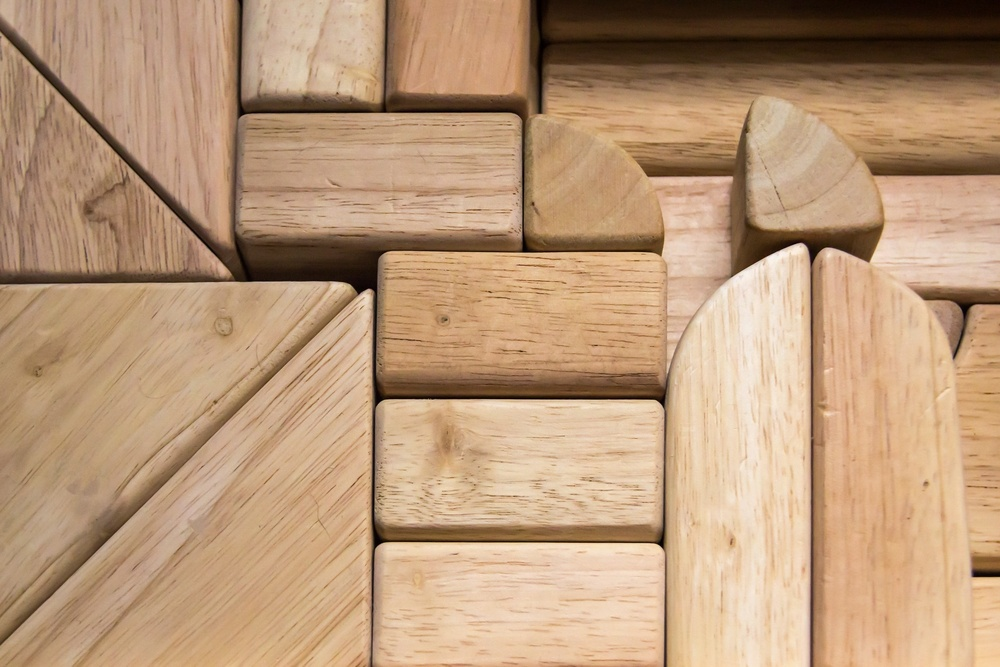
%> input picture MA2/image0part4.jpg, 1000 x 667 px, shrunk from 2560 x 1707 before the run
$ octave part4.m   (GNU Octave 9; MATLAB toolbox functions it lacks are replaced by stand-ins)
%> lines starting %> are read from the running program, lines starting %| are printed output that depends on the picture
% Read Image
A=imread('image0part4.jpg');
%> A is the input picture: size 667x1000x3 uint8; mean R, G, B 186.1, 152.5, 120.9
% Read RGB from image
Red = A(:,:,1);
Green = A(:,:,2);
Black = A(:,:,3);
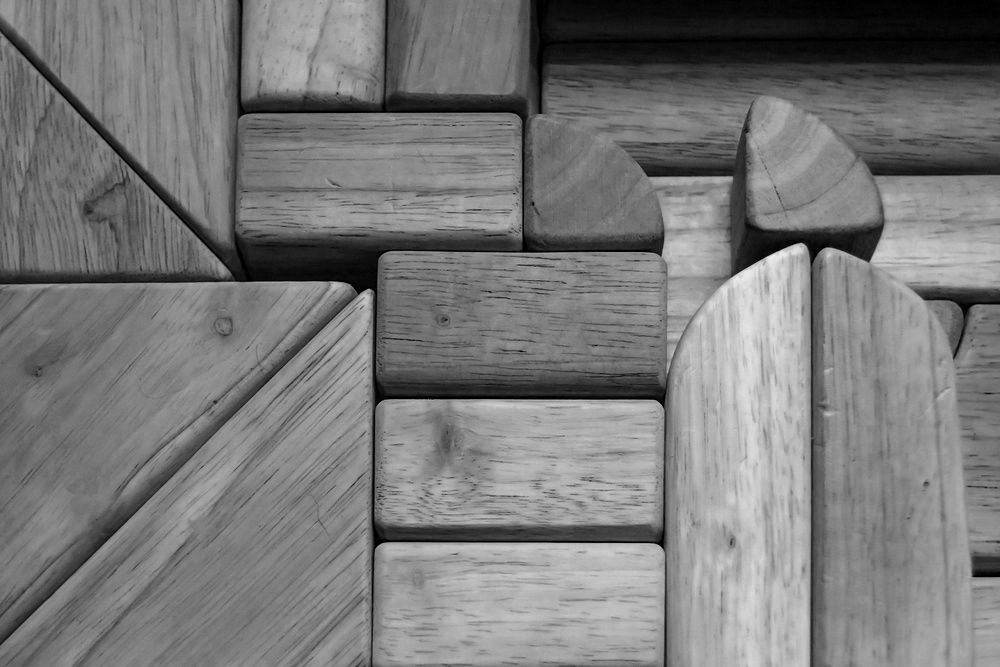
%> Black: size 667x1000 uint8; min 0, max 236, mean 120.9
A_size = size(A);
%> A_size = [667 1000 3]

x1 = [1 0 -1; 2 0 -2; 1 0 -2];
x2 = [1 2 1; 0 0 0; -1 -2 -1];

% imshow(Red);
% imshow(Black);
% imshow(Green);
G1 = conv2(Red,x1);
G2 = conv2(Red,x2);
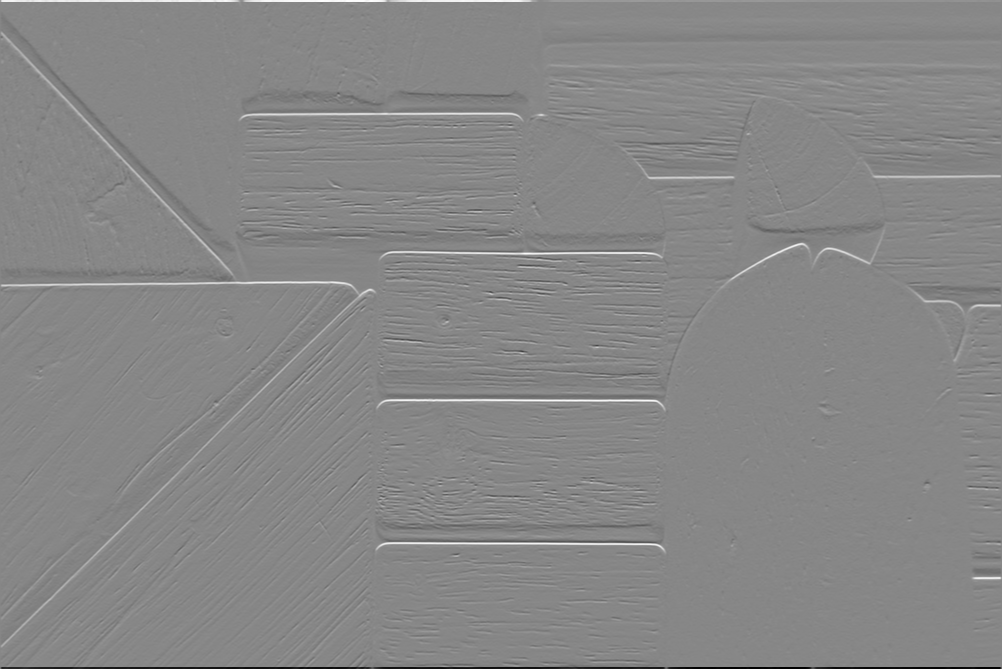
%> G2: size 669x1002 double; min -996, max 885, mean 0; drawn with min black and max white
GRed = sqrt((G1.^2)+(G2.^2));
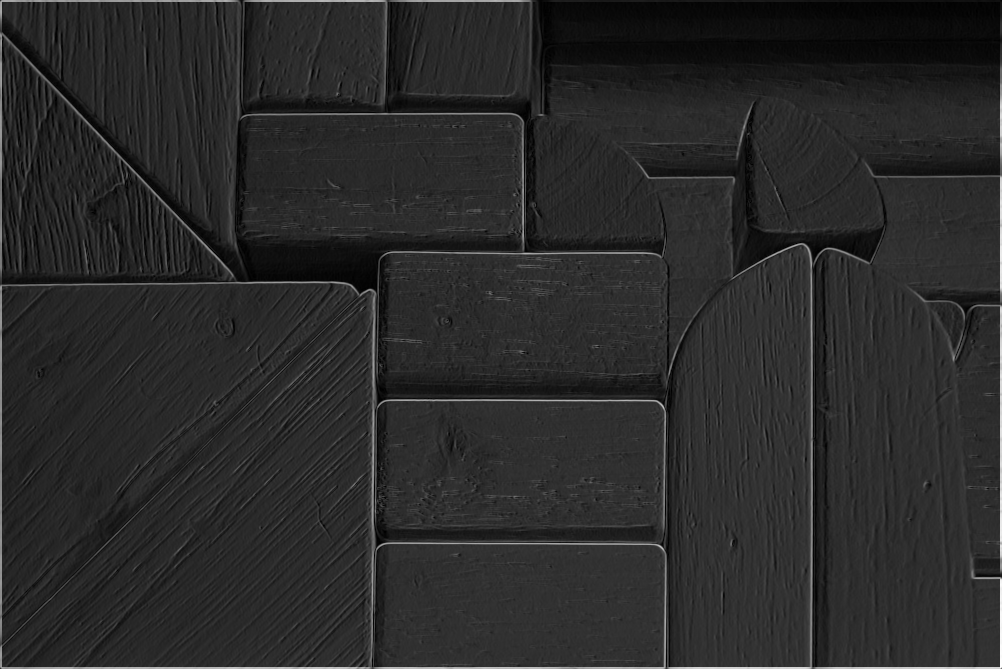
%> GRed: size 669x1002 double; min 0, max 1226.6, mean 202.6; drawn with min black and max white
Gred = uint8(GRed);
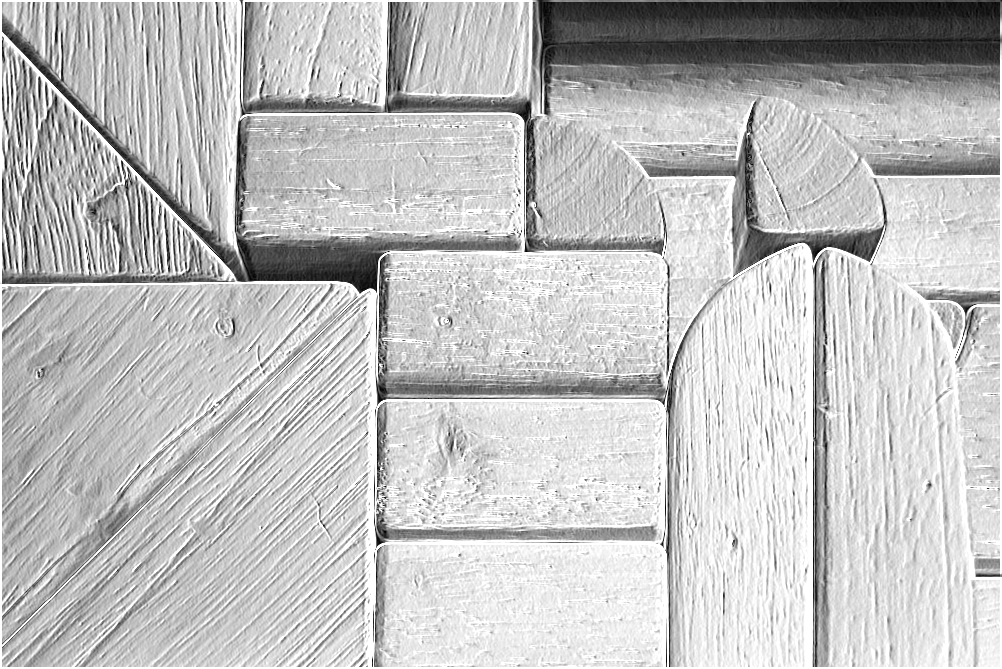
%> Gred: size 669x1002 uint8; min 0, max 255, mean 192.1

G1g = conv2(Green,x1);
G2g = conv2(Green,x2);
GGreen = sqrt((G1g.^2)+(G2g.^2));
Ggreen = uint8(GGreen);
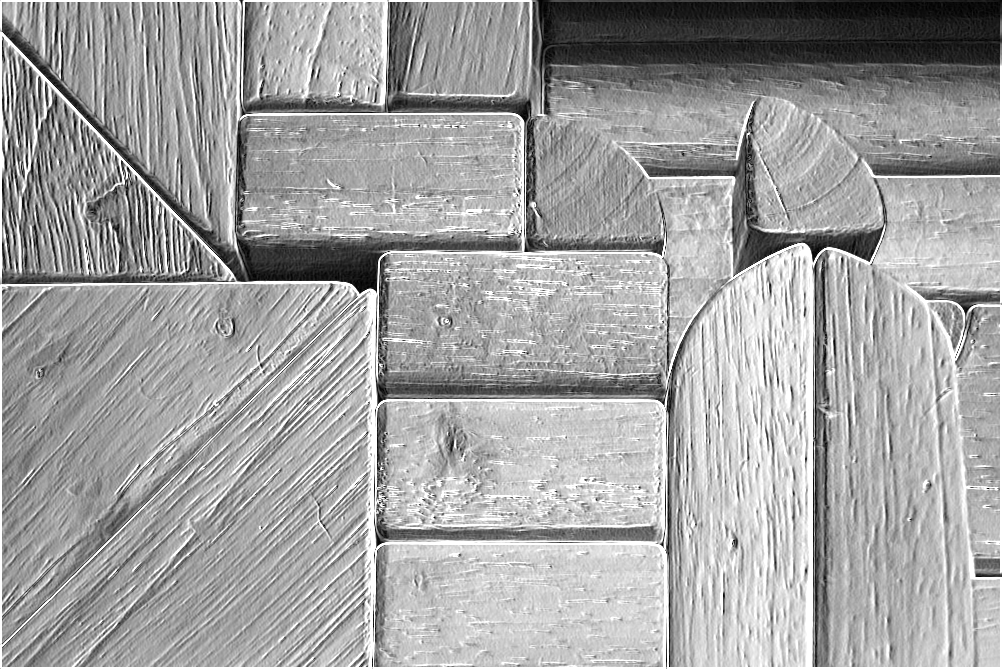
%> Ggreen: size 669x1002 uint8; min 0, max 255, mean 161.7

G1b = conv2(Black,x1);
G2b = conv2(Black,x2);
GBlack = sqrt((G1b.^2)+(G2b.^2));
Gblack = uint8(GBlack);
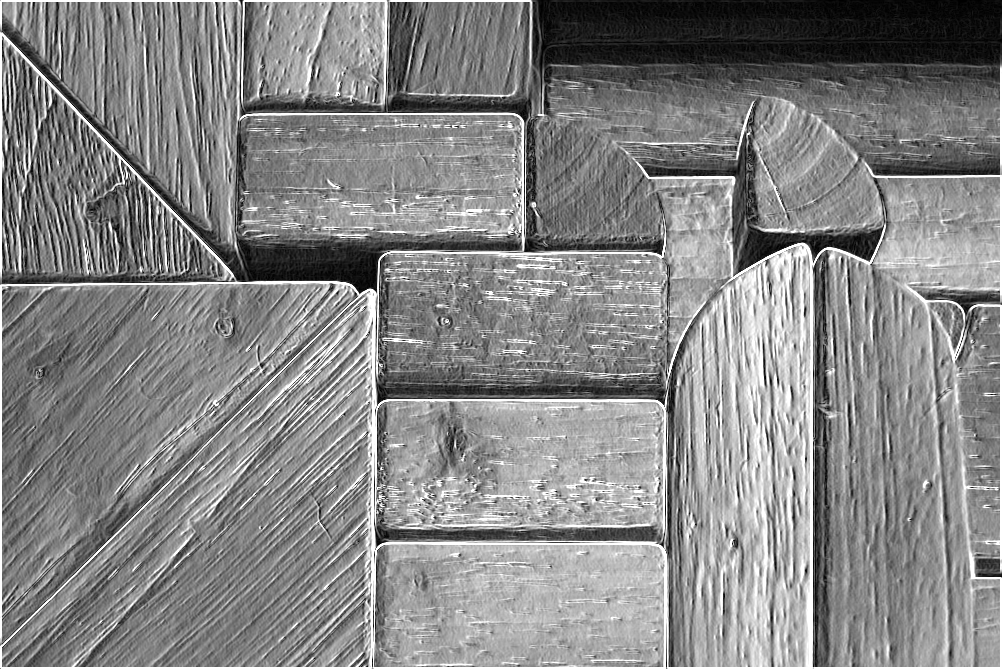
%> Gblack: size 669x1002 uint8; min 0, max 255, mean 132.8


G = cat(3, Gred, Ggreen,Gblack);
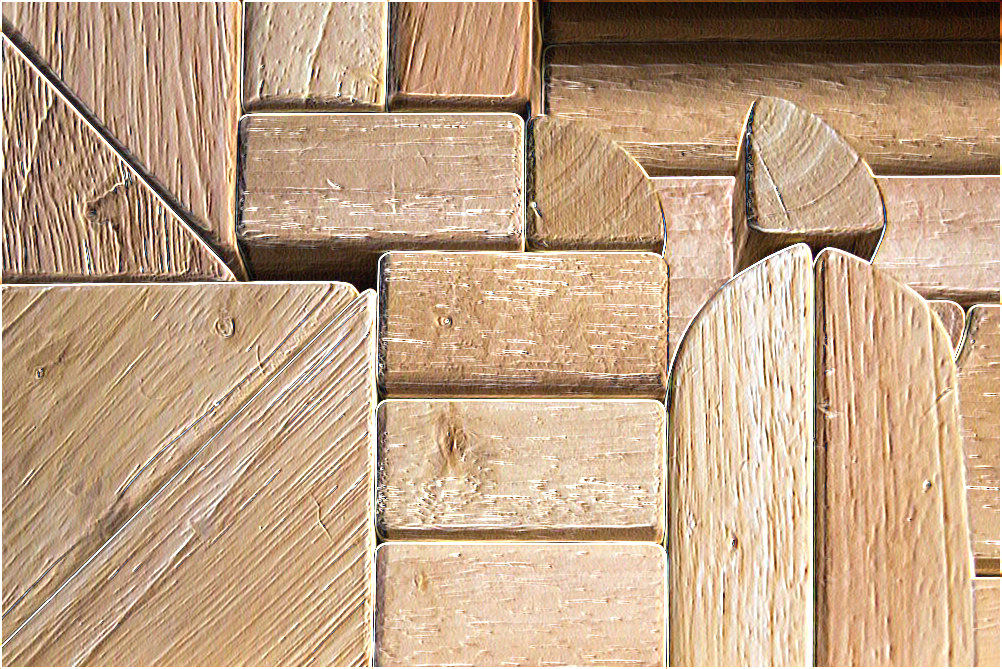
%> G: size 669x1002x3 uint8; mean R, G, B 192.1, 161.7, 132.8
imshow(G);
